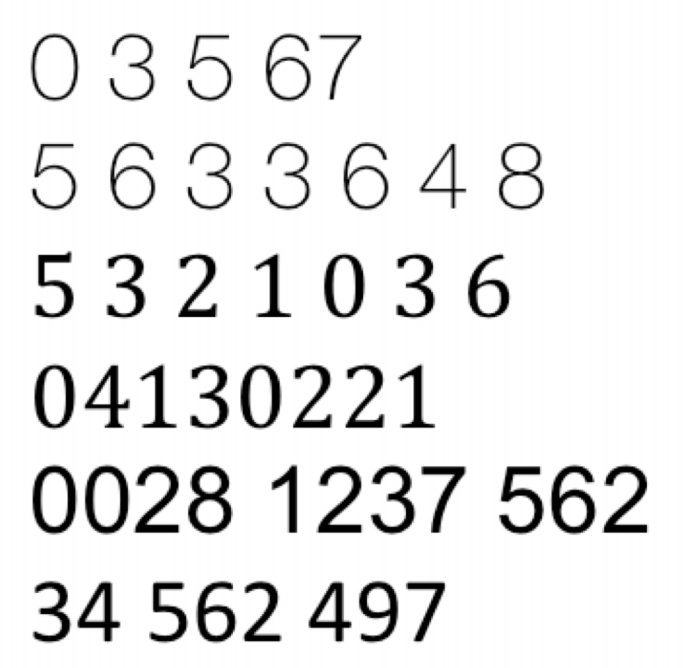
#> input picture nums.png, 686 x 668 px
$ python 8-connected-blob-coloring.py
#> lines starting #> are read from the running program, lines starting #| are printed output that depends on the picture; after the words box and inside, x2 and y2 are one past the last pixel; in counts of white or black regions, pixels touching at a corner belong together
from PIL import *
from PIL import Image, ImageDraw
import numpy as np
import cv2


def main():
    img = Image.open('nums.png')
#> img is the input picture: PIL image 686x668 RGBA; mean R, G, B, A 232.9, 232.9, 232.9, 255
    img = img.resize((500, 500))
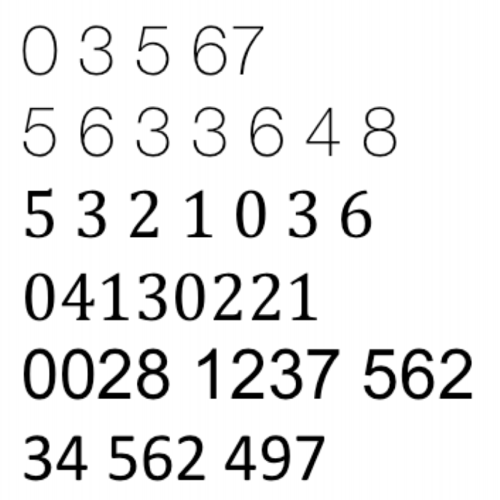
#> img: PIL image 500x500 RGBA; mean R, G, B, A 232.9, 232.9, 232.9, 255
    img_gray = img.convert('L')  # converts the image to grayscale image
    ONE = 150
    a = np.asarray(img_gray)  # from PIL to np array
    a_bin = threshold(a, 100, ONE, 0)
    im = Image.fromarray(a_bin)  # from np array to PIL format
    # im.show()

    # a_bin = binary_image(100,100, ONE)   #creates a binary image
    a_bin = np.asarray(im)
    label = blob_coloring_8_connected(a_bin, ONE)
    new_img = Image.fromarray(np.uint8(a_bin))
    new_img.show()
    new_img2 = np2PIL_color(label)
    colored_img = new_img2.copy()
    new_img2.show()
    rects = rectangles(label)
    rects_img = ImageDraw.Draw(new_img2)
    for i in range(len(rects)):
        rects_img.rectangle((rects[i][1], rects[i][0], rects[i][3], rects[i][2]), outline="red")
        #im1 = new_img2.crop((rects[i][1]+1, rects[i][0]+1, rects[i][3], rects[i][2]))

    colored_img.show()
    new_img2.show()
    im1 = colored_img.crop((23, 26, 56+1, 74+1))
    im1 = im1.convert('L')
    im1.show()
    # [4 lines of commented-out code are left out]
    print(cv2.moments(np.asarray(im1)))
    moments = momentsof(np.asarray(im1))


def binary_image(nrow, ncol, Value):
    x, y = np.indices((nrow, ncol))
    mask_lines = np.zeros(shape=(nrow, ncol))

    x0, y0, r0 = 30, 30, 10
    x1, y1, r1 = 70, 30, 10

    for i in range(50, 70):
        mask_lines[i][i] = 1
        mask_lines[i][i + 1] = 1
        mask_lines[i][i + 2] = 1
        mask_lines[i][i + 3] = 1
        mask_lines[i][i + 6] = 1
        mask_lines[i - 20][90 - i + 1] = 1
        mask_lines[i - 20][90 - i + 2] = 1
        mask_lines[i - 20][90 - i + 3] = 1

    # mask_circle1 = np.abs((x - x0) ** 2 + (y - y0) ** 2 - r0 ** 2 ) <= 5
    mask_square1 = np.fmax(np.absolute(x - x1), np.absolute(y - y1)) <= r1
    # [4 lines of commented-out code are left out]
    imge = np.logical_or(mask_lines, mask_square1) * Value
    # imge = np.logical_or(mask_lines, mask_circle1) * Value

    return imge


def np2PIL(im):
    print("size of arr: ", im.shape)
    img = Image.fromarray(im, 'RGB')
    return img


def np2PIL_color(im):
    print("size of arr: ", im.shape)
    img = Image.fromarray(np.uint8(im))
    return img


def threshold(im, T, LOW, HIGH):
#> called with T = 100, LOW = 150, HIGH = 0
    (nrows, ncols) = im.shape
#> nrows = 500; ncols = 500
    im_out = np.zeros(shape=im.shape)
    for i in range(nrows):
        for j in range(ncols):
            if abs(im[i][j]) < T:
                im_out[i][j] = LOW
            else:
                im_out[i][j] = HIGH
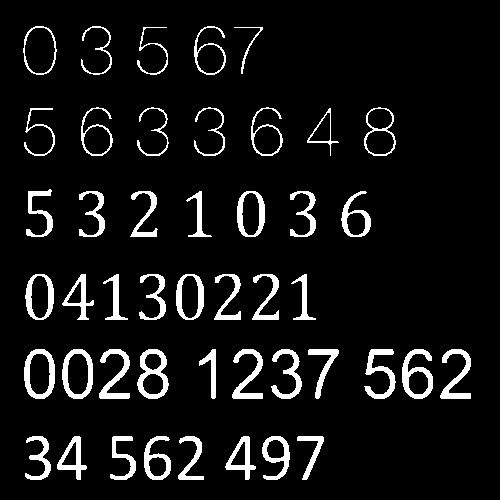
#> im_out: shape (500, 500) float64; values 0 (black) and 150 (white), 7.7% white; 46 white regions, largest, box (x1, y1, x2, y2) and area: (137, 349, 169, 399) 690, (402, 349, 433, 399) 673, (24, 349, 55, 399) 630
    return im_out


def blob_coloring_8_connected(bim, ONE):
#> called with ONE = 150
    max_label = int(10000)
    nrow = bim.shape[0]
#> nrow = 500
    ncol = bim.shape[1]
#> ncol = 500
    print("nrow, ncol", nrow, ncol)
#| nrow, ncol 500 500
    im = np.zeros(shape=(nrow, ncol), dtype=int)
    a = np.zeros(shape=max_label, dtype=int)
    a = np.arange(0, max_label, dtype=int)
    color_map = np.zeros(shape=(max_label, 3), dtype=np.uint8)
    color_im = np.zeros(shape=(nrow, ncol, 3), dtype=np.uint8)

    for i in range(max_label):
        np.random.seed(i)
        color_map[i][0] = np.random.randint(0, 255, 1, dtype=np.uint8)
        color_map[i][1] = np.random.randint(0, 255, 1, dtype=np.uint8)
        color_map[i][2] = np.random.randint(0, 255, 1, dtype=np.uint8)

    k = 0
    for i in range(nrow):
        for j in range(ncol):
            im[i][j] = max_label
#> im: shape (500, 500) int64; every value is 10000
    for i in range(1, nrow - 1):
        for j in range(1, ncol - 1):
            c = bim[i][j]
            l = bim[i][j - 1]
            u = bim[i - 1][j]
            label_u = im[i - 1][j]
            label_l = im[i][j - 1]
            label_ul = im[i - 1][j - 1]
            label_ur = im[i - 1][j + 1]

            im[i][j] = max_label
            if c == ONE:
                min_label = min(label_u, label_l, label_ul, label_ur)
                if min_label == max_label:
                    k += 1
                    im[i][j] = k
                else:
                    im[i][j] = min_label
                    if min_label != label_u and label_u != max_label:
                        update_array(a, min_label, label_u)

                    if min_label != label_l and label_l != max_label:
                        update_array(a, min_label, label_l)

                    if min_label != label_ul and label_ul != max_label:
                        update_array(a, min_label, label_ul)

                    if min_label != label_ur and label_ur != max_label:
                        update_array(a, min_label, label_ur)

            else:
                im[i][j] = max_label
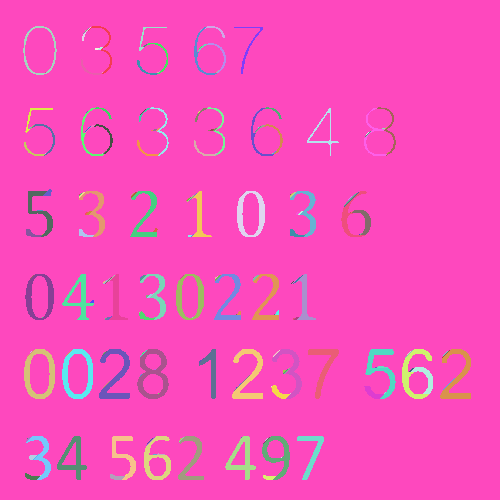
#> im: shape (500, 500) int64; 246 distinct labels, from 1 to 10000; one colour per label, 0 black
#> after the loop, k = 245
    # final reduction in label array
    for i in range(k + 1):
        index = i
        while a[index] != index:
            index = a[index]
        a[i] = a[index]
#> after the loop, a = 10000 values, max 9999 at index 9999, min 0 at index 0, mean 4999.1

    # second pass to resolve labels and show label colors
    for i in range(nrow):
        for j in range(ncol):

            if bim[i][j] == ONE:
                im[i][j] = a[im[i][j]]
                if im[i][j] == max_label:
                    im[i][j] == 0
                    color_im[i][j][0] = 0
                    color_im[i][j][1] = 0
                    color_im[i][j][2] = 0
                color_im[i][j][0] = color_map[im[i][j], 0]
                color_im[i][j][1] = color_map[im[i][j], 1]
                color_im[i][j][2] = color_map[im[i][j], 2]
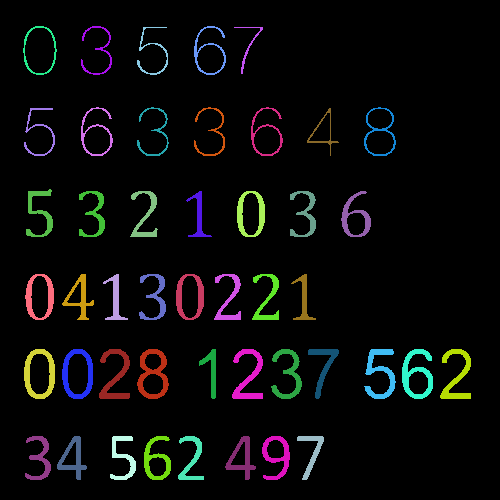
#> color_im: shape (500, 500, 3); mean of channels 0, 1, 2 10.4, 10.3, 10.3; drawn as R, G, B
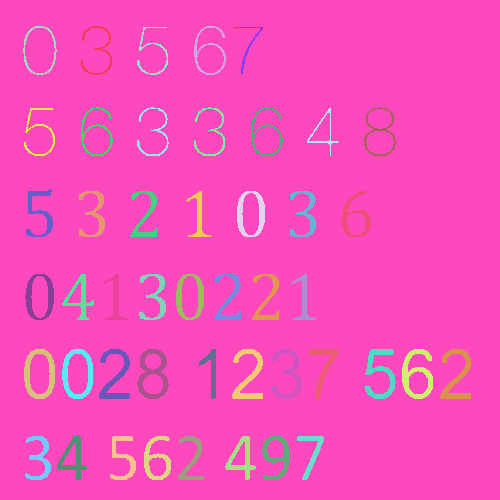
#> im: shape (500, 500) int64; 47 distinct labels, from 1 to 10000; one colour per label, 0 black
#| size of arr:  (500, 500, 3)
    return color_im


def update_array(a, label1, label2):
    index = lab_small = lab_large = 0
    if label1 < label2:
        lab_small = label1
        lab_large = label2
    else:
        lab_small = label2
        lab_large = label1
    index = lab_large
    while index > 1 and a[index] != lab_small:
        if a[index] < lab_small:
            temp = index
            index = lab_small
            lab_small = a[temp]
        elif a[index] > lab_small:
            temp = a[index]
            a[index] = lab_small
            index = temp
        else:  # a[index] == lab_small
            break

    return


def rectangles(labelsarr):
    nrow = labelsarr.shape[0]
#> nrow = 500
    ncol = labelsarr.shape[1]
#> ncol = 500

    # [7 lines of commented-out code are left out]
    k = 0
    colorindices = {}
    for i in range(nrow):
        for j in range(ncol):
            rgb = (labelsarr[i][j][0], labelsarr[i][j][1], labelsarr[i][j][2])
            if not rgb in colorindices:
                colorindices[rgb] = k
                k = k + 1
#> after the loop, colorindices = 47 items; k = 47

    rectangles = np.zeros(shape=(len(colorindices), 4), dtype=int)
#> rectangles = 47 rows, first 6: [0, 0, 0, 0], [0, 0, 0, 0], [0, 0, 0, 0], [0, 0, 0, 0], [0, 0, 0, 0], [0, 0, 0, 0]

    for x in range(len(rectangles)):
        rectangles[x][0] = 10000
        rectangles[x][1] = 10000
        rectangles[x][2] = 0
        rectangles[x][3] = 0
#> this loop made 47 passes
#> after the loop, rectangles = 47 rows, first 6: [10000, 10000, 0, 0], [10000, 10000, 0, 0], [10000, 10000, 0, 0], [10000, 10000, 0, 0], [10000, 10000, 0, 0], [10000, 10000, 0, 0]

    for i in range(nrow):
        for j in range(ncol):
            rgb = (labelsarr[i][j][0], labelsarr[i][j][1], labelsarr[i][j][2])
            if i < rectangles[colorindices.get(rgb)][0]:
                rectangles[colorindices.get(rgb)][0] = i
            if j < rectangles[colorindices.get(rgb)][1]:
                rectangles[colorindices.get(rgb)][1] = j
            if i > rectangles[colorindices.get(rgb)][2]:
                rectangles[colorindices.get(rgb)][2] = i
            if j > rectangles[colorindices.get(rgb)][3]:
                rectangles[colorindices.get(rgb)][3] = j
#> after the loop, rectangles = 47 rows, first 6: [0, 0, 499, 499], [26, 23, 74, 56], [26, 81, 74, 111], [26, 194, 74, 225], [27, 137, 74, 167], [27, 234, 73, 262]

    print(rectangles)
#> (printed output is left out)
#> in main, `rects = rectangles(label)`: rects has the same summary as rectangles in rectangles
#> the loop in main, `for i in range(len(rects)):` made 47 passes
#> in main, `new_img2.show()`:
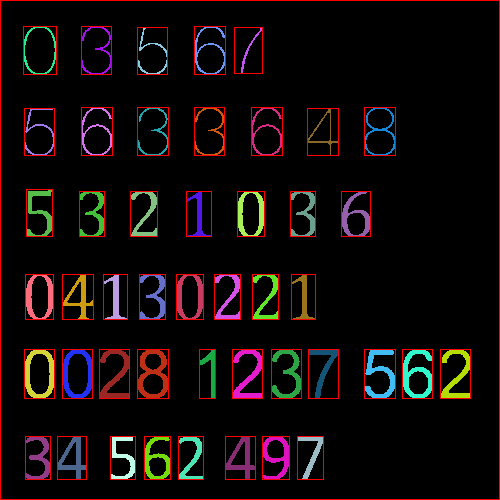
#> shown: PIL image 500x500 RGB; mean R, G, B 18.4, 9.3, 9.3
#> in main, `im1 = im1.convert('L')`:
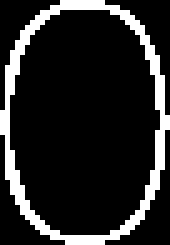
#> im1: PIL image 34x49 L (shown 5 times larger); values 0 (black) and 165 (white), 15.1% white in thin lines or dots
#> (printed output is left out)

    return rectangles

def momentsof(image):
    rows = image.shape[0]
#> rows = 49
    cols = image.shape[1]
#> cols = 34
    raw_moments = [[0,0,0,0], [0,0,0], [0,0], [0]]

    k = 4
    for i in range(k):
        for j in range(k):
            for x in range(rows):
                for y in range(cols):
                    raw_moments[i][j] += pow(x, i) * pow(y, j) * image[x][y]
        k = k-1
#> after the loop, k = 0; raw_moments = [[41415, 672375, 16786605, 465241755], [992475, 16108290, 402659730], [34680525, 561309210], [1352604825]]


    central_moments = [[0,0,0,0], [0,0,0], [0,0], [0]]
    xbar = raw_moments[1][0] / raw_moments[0][0]
    ybar = raw_moments[0][1] / raw_moments[0][0]

    # [10 lines of commented-out code are left out]

    k = 4
    for i in range(k):
        for j in range(k):
            for x in range(rows):
                for y in range(cols):
                    central_moments[i][j] += pow(x - xbar, i) * pow(y - ybar, j) * image[x][y]
        k = k-1


    scale_invariants = [[0,0,0,0], [0,0,0], [0,0], [0]]

    k = 4
    for i in range(k):
        for j in range(k):
            scale_invariants[i][j] = central_moments[i][j] / pow(central_moments[0][0], 1 + (i+j)/2)
        k = k - 1


    rotation_invariants = [0,0,0,0,0,0,0]

    # indices indicate I sub index+1
    rotation_invariants[0] = scale_invariants[2][0] + scale_invariants[0][2]
    rotation_invariants[1] = pow(rotation_invariants[0], 2) + 4 * pow(3*scale_invariants[1][1], 2)
    rotation_invariants[2] = pow(scale_invariants[3][0] - 3 * scale_invariants[1][2], 2) + pow(3 * scale_invariants[2][1] - scale_invariants[0][3], 2)
    rotation_invariants[3] = pow(scale_invariants[3][0] + scale_invariants[1][2], 2) + pow(scale_invariants[2][1] + scale_invariants[0][3], 2)
    rotation_invariants[4] = (scale_invariants[3][0] - 3 * scale_invariants[1][2]) * (scale_invariants[3][0] + scale_invariants[1][2]) * (pow(scale_invariants[3][0] + scale_invariants[1][2], 2) + 3 * pow(scale_invariants[2][1] + scale_invariants[0][3], 2)) + (3 * scale_invariants[2][1] - scale_invariants[0][3]) * (scale_invariants[2][1] + scale_invariants[0][3]) * (3 * pow(scale_invariants[3][0] + scale_invariants[1][2], 2) - pow(scale_invariants[2][1] + scale_invariants[0][3], 2))
    rotation_invariants[5] = (scale_invariants[2][0] - scale_invariants[0][2]) * (pow(scale_invariants[3][0] + scale_invariants[1][2], 2) + pow(scale_invariants[2][1] + scale_invariants[0][3], 2)) + 4 * scale_invariants[1][1] * (scale_invariants[3][0] + scale_invariants[1][2]) * (scale_invariants[2][1] + scale_invariants[0][3])
    rotation_invariants[6] = (3 * scale_invariants[2][1] - scale_invariants[3][0]) * (scale_invariants[3][0] + scale_invariants[1][2]) * (pow(scale_invariants[3][0] + scale_invariants[1][2], 2) - 3 * pow(scale_invariants[2][1] + scale_invariants[0][3], 2)) + (scale_invariants[3][0] - 3 * scale_invariants[1][2]) * (scale_invariants[2][1] + scale_invariants[0][3]) * (3 * pow(scale_invariants[3][0] + scale_invariants[1][2], 2) - pow(scale_invariants[2][1] + scale_invariants[0][3], 2))


    return rotation_invariants


if __name__ == '__main__':
    main()

$ run again, with ocra.png copied over nums.png
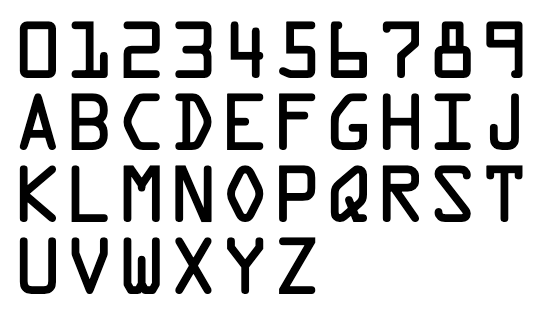
#> input picture ocra.png, 540 x 310 px
#> in main, img is the input picture: PIL image 540x310 RGBA; mean R, G, B, A 202.2, 202.2, 202.2, 255
#> img: PIL image 500x500 RGBA
#| nrow, ncol 500 500
#> after the loop in blob_coloring_8_connected, `for i in range(1, nrow - 1):`: k = 77
#> after the loop in blob_coloring_8_connected, `for i in range(k + 1):`: a = 10000 values, max 9999 at index 9999, min 0 at index 0, mean 4999.5
#> after the loop in blob_coloring_8_connected, `for i in range(nrow):`:
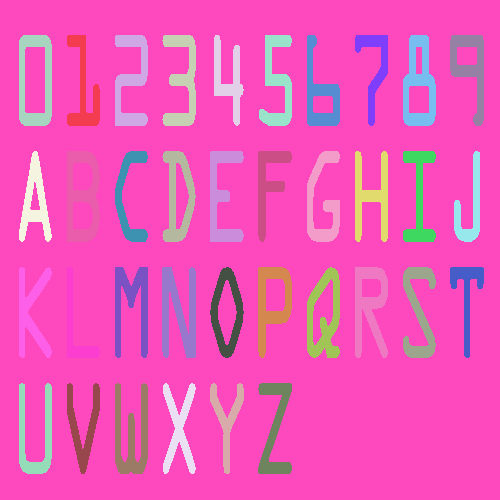
#> im: shape (500, 500) int64; 37 distinct labels, from 1 to 10000; one colour per label, 0 black
#> new_img: PIL image 500x500 L; values 0 (black) and 150 (white), 19.9% white; 36 white regions, largest, box (x1, y1, x2, y2) and area: (162, 267, 196, 358) 1843, (66, 151, 100, 242) 1793, (403, 35, 436, 126) 1722
#| size of arr:  (500, 500, 3)
#> after the loop in rectangles, `for i in range(nrow):`: colorindices = 37 items; k = 37
#> in rectangles, `rectangles = np.zeros(shape=(len(colorindices), 4), dtype=int)`: rectangles = 37 rows, first 6: [0, 0, 0, 0], [0, 0, 0, 0], [0, 0, 0, 0], [0, 0, 0, 0], [0, 0, 0, 0], [0, 0, 0, 0]
#> the loop in rectangles, `for x in range(len(rectangles)):` made 37 passes
#> after the loop in rectangles, `for x in range(len(rectangles)):`: rectangles = 37 rows, first 6: [10000, 10000, 0, 0], [10000, 10000, 0, 0], [10000, 10000, 0, 0], [10000, 10000, 0, 0], [10000, 10000, 0, 0], [10000, 10000, 0, 0]
#> after the loop in rectangles, `for i in range(nrow):`: rectangles = 37 rows, first 6: [0, 0, 499, 499], [35, 19, 125, 51], [35, 67, 125, 99], [35, 115, 125, 147], [35, 162, 125, 195], [35, 214, 125, 243]
#> (printed output is left out)
#> rects has the same summary as rectangles in rectangles
#> the loop in main, `for i in range(len(rects)):` made 37 passes
#> in main, `im1 = im1.convert('L')`:
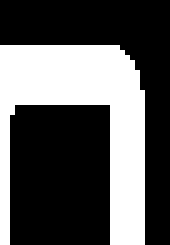
#> im1: PIL image 34x49 L (shown 5 times larger); values 0 (black) and 165 (white), 34.9% white; 1 white region, box (x1, y1, x2, y2) and area: (0, 9, 29, 49) 582
#> (printed output is left out)
#> after the loop in momentsof, `for i in range(k):`: k = 0; raw_moments = [[96030, 1528725, 33219945, 776422515], [2236245, 38694810, 895539150], [64657725, 1187365740], [2190621345]]
#> xbar = 23.29
#> ybar = 15.92
#> after the loop in momentsof, `for i in range(k):`: central_moments = [[96030, 9.64e-10, 8883798.7, -35260613.9], [6.91e-09, 3095480.2, 23392821.3], [12582418.3, 13895105.5], [98928599.2]]; k = 0
#> after the loop in momentsof, `for i in range(k):`: scale_invariants = [[1, 3.24e-17, 0.000963, -1.23e-05], [2.32e-16, 0.000336, 8.19e-06], [0.00136, 4.86e-06], [3.46e-05]]
#> moments = [0.00233, 9.47e-06, 8.26e-10, 1.89e-09, -2.34e-19, 3.28e-13, -1.84e-18]
